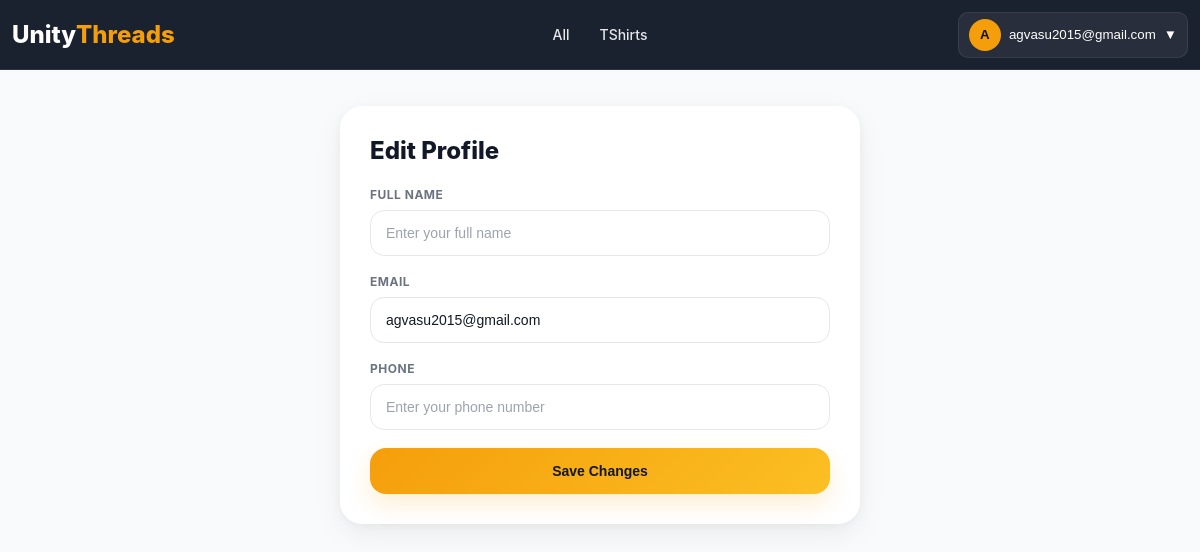
The page /profile/edit/ (signed in) on the database its author committed.
### products/models.py (models this page shows, shortened)
class BaseModel(models.Model):
    created_at = models.DateTimeField(
        auto_now_add=True
    )
    updated_at = models.DateTimeField(
        auto_now=True
    )
    class Meta:
        abstract = True

class Category(BaseModel):
    name = models.CharField(
        max_length=100,
        unique=True
    )
    slug = models.SlugField(
        unique=True,
        blank=True
    )
    image = models.ImageField(
        upload_to='categories/',
        blank=True,
        null=True
    )
    is_active = models.BooleanField(default=True)
    class Meta:
        verbose_name_plural = "Categories"
        ordering = ['name']
        indexes = [
            models.Index(fields=['slug']),
            models.Index(fields=['is_active']),
        ]

### accounts/models.py (models this page shows, shortened)
class User(AbstractUser):
    username = None
    email = models.EmailField(
        unique=True
    )
    phone = models.CharField(
        max_length=10,
        unique=True
    )
    full_name = models.CharField(
        max_length=150
    )
    is_email_verified = models.BooleanField(
        default=False
    )
    USERNAME_FIELD = "email"
    REQUIRED_FIELDS = ["phone"]
    objects = UserManager()

### accounts/views.py (the view, shortened to what this page needs)
# urls.py: path("profile/edit/",edit_profile_view, name="edit_profile"),
@login_required
def edit_profile_view(request):
    user = request.user
    profile, created = UserProfile.objects.get_or_create(user=user)
    return render(request, "accounts/edit_profile.html", {
        "profile": profile
    })

### home/context_processors.py (called while the page is built)
def global_data(request):
    return {
        "categories": Category.objects.all()
    }

### accounts/templates/accounts/edit_profile.html (shortened to what this page needs)
{% load static %}
<!DOCTYPE html>
<html lang="en">
<head>
</head>
<body>
    {% include "partials/navbar.html" %}
    <div class="edit-profile-page">
        <div class="box">
            <h2>Edit Profile</h2>
            <form method="POST">
                <div class="form-group">
                    <label>
                        Full Name
                    </label>
                    <input
                        type="text"
                        name="full_name"
                        value="{{ request.user.full_name|default_if_none:'' }}"
                        placeholder="Enter your full name"
                        required
                    >
                </div>
                <div class="form-group">
                    <label>
                        Email
                    </label>
                    <input
                        type="email"
                        name="email"
                        value="{{ request.user.email }}"
                        placeholder="Enter your email"
                        required
                    >
                </div>
                <div class="form-group">
                    <label>
                        Phone
                    </label>
                    <input
                        type="text"
                        name="phone"
                        value="{{ profile.phone|default_if_none:'' }}"
                        placeholder="Enter your phone number"
                        required
                    >
                </div>
                <button
                    type="submit"
                    class="save-btn"
                >
                    Save Changes
                </button>
            </form>
        </div>
    </div>
</body>
</html>

### home/templates/partials/navbar.html (shortened to what this page needs)
{% load static %}
<link rel="stylesheet" href="{% static 'home/css/navbar.css' %}">
<header class="header" id="header">
    <a href="/" class="logo">
        Unity<span>Threads</span>
    </a>
      <nav class="nav" id="nav">
    <a href="{% url 'product_list' %}">All</a>
    {% for category in categories %}
        <a href="{% url 'product_list' %}?category={{ category.slug }}">
            {{ category.name }}
        </a>
    {% endfor %}
</nav>
    <div class="nav-actions">
        {% if request.user.is_authenticated %}
        <div class="account-dropdown" id="accountWrapper">
            <button class="account-btn" id="accountBtn" type="button">
                <span class="account-avatar">
                    {{ request.user.full_name|default:request.user.email|first|upper }}
                </span>
                <span class="account-name">
                    {{ request.user.full_name|default:request.user.email }}
                </span>
                <span class="dropdown-icon">▼</span>
            </button>
        </div>
        {% endif %}
    </div>
</header>

### home/static/home/css/navbar.css (style rules this page uses)
* { margin: 0; padding: 0; box-sizing: border-box; }
body { font-family: Inter, Arial, sans-serif; background: #f9fafb; color: #111827; }
html { scroll-behavior: smooth; }
.header { position: fixed; top: 0; left: 0; width: 100%; height: 70px; display: flex; align-items: center; background: rgba(17, 24, 39, 0.96); backdrop-filter: blur(14px); border-bottom: 1px solid rgba(255, 255, 255, 0.08); z-index: 10000; }
.logo { font-size: 24px; font-weight: 800; color: #fff; text-decoration: none; display: flex; align-items: center; padding-left: 12px; }
.logo span { color: #f59e0b; }
.nav { position: absolute; left: 50%; transform: translateX(-50%); display: flex; align-items: center; gap: 10px; }
.nav a { color: #e5e7eb; text-decoration: none; font-size: 14px; font-weight: 500; padding: 6px 10px; border-radius: 8px; transition: 0.2s ease; white-space: nowrap; }
.nav-actions { margin-left: auto; display: flex; align-items: center; gap: 10px; padding-right: 12px; }
.account-btn { display: flex; align-items: center; gap: 8px; padding: 6px 10px; background: rgba(255, 255, 255, 0.06); border: 1px solid rgba(255, 255, 255, 0.08); border-radius: 10px; color: #fff; cursor: pointer; }
.account-avatar { width: 32px; height: 32px; display: flex; align-items: center; justify-content: center; border-radius: 50%; background: #f59e0b; font-weight: 700; color: #111; }

### accounts/templates/accounts/edit_profile.html (style rules this page uses)
body { background:#f4f6f9; color:#111827; font-family: -apple-system, BlinkMacSystemFont, "Segoe UI", Roboto, Arial, sans-serif; overflow-x:clip; padding-top:82px; }
.edit-profile-page { width:100%; min-height:calc(100vh - 82px); display:flex; justify-content:center; align-items:flex-start; padding:24px 16px 40px; }
.box { width:100%; max-width:520px; background:#ffffff; border-radius:22px; padding:30px; box-shadow: 0 10px 30px rgba(0,0,0,0.06), 0 2px 10px rgba(0,0,0,0.04); animation:fadeUp .35s ease; }
.box h2 { font-size:24px; font-weight:800; margin-bottom:22px; color:#111827; }
.form-group { margin-bottom:18px; }
label { display:block; font-size:12px; font-weight:700; color:#6b7280; margin-bottom:8px; text-transform:uppercase; letter-spacing:.5px; }
input { width:100%; padding:14px 15px; border: 1.5px solid #e5e7eb; border-radius:14px; font-size:14px; background:#ffffff; color:#111827; outline:none; transition:.25s ease; }
input::placeholder { color:#9ca3af; }
.save-btn { width:100%; display:flex; align-items:center; justify-content:center; margin-top:8px; padding:15px; border:none; border-radius:16px; background: linear-gradient( 135deg, #f59e0b, #fbbf24 ); color:#111827; font-size:14px; font-weight:800; cursor:pointer; transition:.25s ease; box-shadow: 0 10px 25px rgba(245,158,11,0.18); }

### rows shown on the page
Category: name "TShirts"
User: user.full_name|first "A", user.full_name "agvasu2015@gmail.com", email "agvasu2015@gmail.com"
